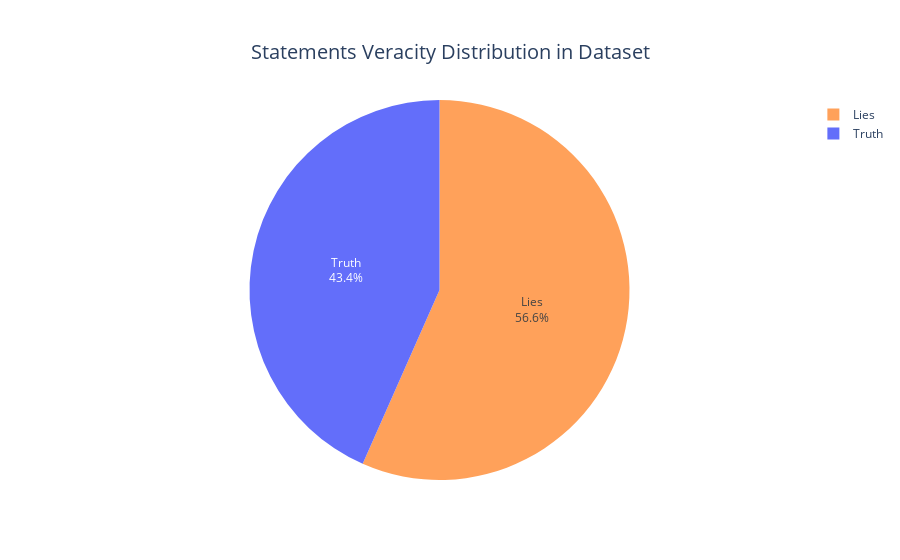

The notebook cell saved with this chart:
### Code cell
fig = go.Figure()
fig.update_layout(title={
    'text': 'Statements Veracity Distribution in Dataset',
    'y':0.92,
    'x':0.5,
    'yanchor':'top',
    'xanchor':'center'
},
    title_font_size=20,)

fig.add_trace(go.Pie(labels=['Lies', 'Truth'], values=df['veracity'].value_counts(), textinfo='label+percent', marker_colors=['#FFA15A', '#636EFA'],))


fig.show()

### Figure 1 — Plotly figure (JSON) as saved in the notebook; plotly's stock layout.template omitted (floating-point values rounded to 4 significant figures)
{"data": [{"labels": ["Lies", "Truth"], "marker": {"colors": ["#FFA15A", "#636EFA"]}, "textinfo": "label+percent", "type": "pie", "values": [6335, 4853]}], "layout": {"title": {"font": {"size": 20}, "text": "Statements Veracity Distribution in Dataset", "x": 0.5, "xanchor": "center", "y": 0.92, "yanchor": "top"}}}
